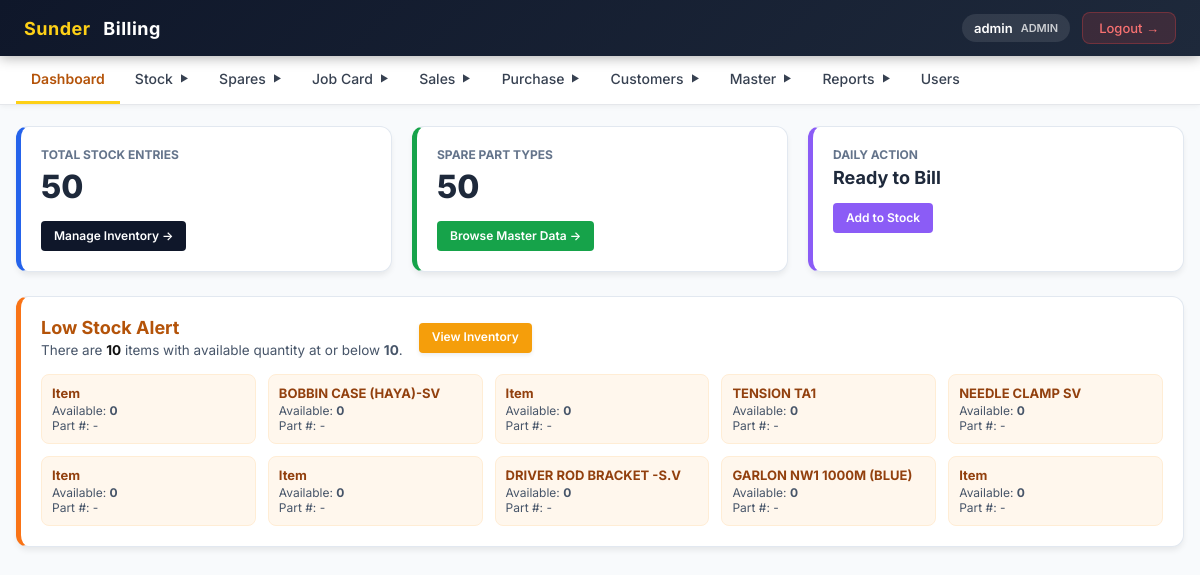
Screenshot of /login/dashboard.php (signed in) with the database file from the repository.
### tables this page shows
CREATE TABLE `stock` (
  `id` varchar(255) NOT NULL,
  `actualPricePerQty` float NOT NULL,
  `actualPricePerUnit` float NOT NULL,
  `availableQty` int NOT NULL,
  `barCode` varchar(255) DEFAULT NULL,
  `gstPercentage` float NOT NULL,
  `itemName` varchar(255) DEFAULT NULL,
  `quantity` int NOT NULL,
  `selled` bit(1) NOT NULL,
  `selledPricePerUnit` double NOT NULL,
  `sellingPricePerQty` float NOT NULL,
  `sellingPricePerUnit` float NOT NULL,
  `serialNo` varchar(255) DEFAULT NULL,
  `unit` int NOT NULL,
  `warrantyInMonths` int NOT NULL,
  `brand` bigint DEFAULT NULL,
  `machine` bigint DEFAULT NULL,
  `model` bigint DEFAULT NULL,
  `purchaseItem` bigint DEFAULT NULL,
  `spare` bigint DEFAULT NULL,
  PRIMARY KEY (`id`),
  KEY `FK17lg7477nvywgyva1qnfan255` (`brand`),
  KEY `FKdn32ck0k6jt4dg9t7vl28ba8u` (`machine`),
  KEY `FKh2407ud8pbmwnxo4q65xftumf` (`model`),
  KEY `FKeifebnupfgukc2oojtse960ii` (`purchaseItem`),
  KEY `FK316sfaegiisdk4bcna59ynqle` (`spare`),
  CONSTRAINT `FK17lg7477nvywgyva1qnfan255` FOREIGN KEY (`brand`) REFERENCES `brand` (`id`),
  CONSTRAINT `FK316sfaegiisdk4bcna59ynqle` FOREIGN KEY (`spare`) REFERENCES `spares` (`id`),
  CONSTRAINT `FKdn32ck0k6jt4dg9t7vl28ba8u` FOREIGN KEY (`machine`) REFERENCES `machine` (`id`),
  CONSTRAINT `FKeifebnupfgukc2oojtse960ii` FOREIGN KEY (`purchaseItem`) REFERENCES `purchaseitems` (`id`),
  CONSTRAINT `FKh2407ud8pbmwnxo4q65xftumf` FOREIGN KEY (`model`) REFERENCES `model` (`id`)
);

CREATE TABLE `spares` (
  `id` bigint NOT NULL AUTO_INCREMENT,
  `createdBy` varchar(255) DEFAULT NULL,
  `createdOn` datetime(6) DEFAULT NULL,
  `modifiedBy` varchar(255) DEFAULT NULL,
  `modifiedOn` datetime(6) DEFAULT NULL,
  `active` bit(1) NOT NULL,
  `partNo` varchar(255) DEFAULT NULL,
  `picture` varchar(255) DEFAULT NULL,
  `rackNumber` varchar(255) DEFAULT NULL,
  `spareName` varchar(255) DEFAULT NULL,
  PRIMARY KEY (`id`)
);

### login/dashboard.php (the view)
<?php
require_once("../config/db.php");
include("../includes/header.php");
$stockCount = mysqli_fetch_assoc(mysqli_query($conn, "SELECT COUNT(*) as c FROM stock"))['c'];
$spareCount = mysqli_fetch_assoc(mysqli_query($conn, "SELECT COUNT(*) as c FROM spares"))['c'];
$lowStockRes = mysqli_query($conn, "SELECT st.*, s.spareName FROM stock st LEFT JOIN spares s ON st.spare = s.id WHERE st.availableQty <= 10 ORDER BY st.availableQty ASC LIMIT 10");
$lowStockCount = $lowStockRes ? mysqli_num_rows($lowStockRes) : 0;
?>
<div class="erp-container">
    <div style="display: grid; grid-template-columns: repeat(auto-fit, minmax(260px, 1fr)); gap: 20px; margin-bottom: 24px;">
        <div class="erp-card" style="margin-bottom: 0; border-left: 5px solid #2563eb;">
            <h4 style="color:#64748b; font-size:12px; text-transform:uppercase; margin-bottom: 5px; font-weight:700;">Total Stock Entries</h4>
            <div style="font-size:32px; font-weight:800; color:#1e293b;"><?= number_format($stockCount) ?></div>
            <div style="margin-top: 15px;">
                <?php if (isset($_SESSION['role']) && $_SESSION['role'] === 'ADMIN'): ?>
                    <a href="../stock/list.php" class="btn-erp btn-erp-primary btn-erp-sm">Manage Inventory &rarr;</a>
                <?php endif; ?>
            </div>
        </div>
        <div class="erp-card" style="margin-bottom: 0; border-left: 5px solid #16a34a;">
            <h4 style="color:#64748b; font-size:12px; text-transform:uppercase; margin-bottom: 5px; font-weight:700;">Spare Part Types</h4>
            <div style="font-size:32px; font-weight:800; color:#1e293b;"><?= number_format($spareCount) ?></div>
            <div style="margin-top: 15px;">
                <?php if (isset($_SESSION['role']) && $_SESSION['role'] === 'ADMIN'): ?>
                    <a href="../spares/list_spare.php" class="btn-erp btn-erp-success btn-erp-sm">Browse Master Data &rarr;</a>
                <?php else: ?>
                    <span style="color:#64748b; font-size: 13px; font-weight: 600;">Admin only</span>
                <?php endif; ?>
            </div>
        </div>
        <div class="erp-card" style="margin-bottom: 0; border-left: 5px solid #8b5cf6;">
            <h4 style="color:#64748b; font-size:12px; text-transform:uppercase; margin-bottom: 5px; font-weight:700;">Daily Action</h4>
            <div style="font-size:18px; font-weight:700; color:#1e293b; margin-top:5px;">Ready to Bill</div>
            <div style="margin-top: 15px;">
                <?php if (isset($_SESSION['role']) && $_SESSION['role'] === 'ADMIN'): ?>
                    <a href="../stock/add_stock.php" class="btn-erp btn-erp-sm" style="background:#8b5cf6; color:white;">Add to Stock</a>
                <?php else: ?>
                    <span style="display:inline-block; background:#e2e8f0; color:#475569; padding: 6px 12px; border-radius: 6px; font-size: 12px; font-weight: 600;">Admin only</span>
                <?php endif; ?>
            </div>
        </div>
    </div>
    <?php if ($lowStockCount > 0): ?>
        <div class="erp-card" style="border-left: 5px solid #f97316;">
            <div style="display:flex; align-items:center; justify-space-between; gap:16px; flex-wrap:wrap; margin-bottom:16px;">
                <div>
                    <h3 style="margin:0 0 4px 0; color:#b45309; font-size:18px;">Low Stock Alert</h3>
                    <div style="color:#475569; font-size:13.5px;">There are <strong style="color:#111;"><?= $lowStockCount ?></strong> items with available quantity at or below <strong>10</strong>.</div>
                </div>
                <div>
                    <a href="../stock/list.php" class="btn-erp btn-erp-warning btn-erp-sm">View Inventory</a>
                </div>
            </div>
            <div style="display:grid; grid-template-columns:repeat(auto-fit, minmax(180px, 1fr)); gap:12px;">
                <?php while ($r = mysqli_fetch_assoc($lowStockRes)): ?>
                    <div style="padding:10px; border-radius:8px; background:#fff7ed; border:1px solid #ffedd5;">
                        <div style="font-weight:700; color:#92400e; font-size:13px;"><?= htmlspecialchars($r['spareName'] ?? 'Item') ?></div>
                        <div style="font-size:12px; color:#475569; margin-top:2px;">Available: <strong><?= (int) $r['availableQty'] ?></strong></div>
                        <div style="font-size:12px; color:#475569;">Part #: <?= htmlspecialchars($r['partNo'] ?? '-') ?></div>
                    </div>
                <?php endwhile; ?>
            </div>
        </div>
    <?php endif; ?>
</div>
<?php include("../includes/footer.php"); ?>

### includes/common_erp.css (style rules this page uses)
:root { --erp-primary: #0f172a; --erp-primary-hover: #1e293b; --erp-secondary: #64748b; --erp-secondary-hover: #475569; --erp-accent: #FDD017; --erp-accent-hover: #eab308; --erp-success: #16a34a; --erp-success-hover: #15803d; --erp-warning: #f59e0b; --erp-warning-hover: #d97706; --erp-danger: #ef4444; --erp-danger-hover: #dc2626; --erp-dark: #1e293b; --erp-dark-hover: #0f172a; --erp-bg: #f8fafc; --erp-card-bg: #ffffff; --erp-subtle-bg: #f1f5f9; --erp-border: #e2e8f0; --erp-border-input: #cbd5e1; --erp-border-dark: #94a3b8; --erp-text-main: #1e293b; --erp-text-muted: #64748b; --erp-text-light: #94a3b8; --erp-font: 'Inter', system-ui, -apple-system, BlinkMacSystemFont, "Segoe UI", Roboto, sans-serif; --erp-radius-sm: 4px; --erp-radius-md: 6px; --erp-radius-lg: 8px; --erp-radius-xl: 12px; --erp-shadow-sm: 0 1px 3px rgba(0, 0, 0, 0.05); --erp-shadow-md: 0 4px 6px -1px rgba(0, 0, 0, 0.08); --erp-shadow-lg: 0 10px 25px -5px rgba(0, 0, 0, 0.05); }
*, *::before, *::after { box-sizing: border-box !important; }
html { width: 100% !important; max-width: 100% !important; margin: 0; padding: 0; overflow-x: hidden !important; -webkit-text-size-adjust: 100%; }
body { width: 100% !important; max-width: 100% !important; margin: 0; padding: 0; overflow-x: hidden !important; background-color: var(--erp-bg) !important; font-family: var(--erp-font) !important; color: var(--erp-text-main) !important; }
.erp-container, .page-wrapper, .container-box, .container, .app-container { width: 100% !important; max-width: 1360px; margin: 0 auto; padding: 20px; box-sizing: border-box; min-height: calc(100vh - 110px); }
.btn-erp, .btn, .btn-top, .prime-btn { display: inline-flex; align-items: center; justify-content: center; gap: 6px; padding: 8px 16px; border-radius: var(--erp-radius-md); font-size: 13px; font-weight: 600; text-decoration: none; border: 1px solid transparent; cursor: pointer; transition: all 0.15s ease-in-out; box-sizing: border-box; font-family: inherit; line-height: 1.2; min-height: 36px; }
.btn-erp-primary, .btn-blue, .btn-primary { background: var(--erp-primary); color: #ffffff !important; }
.btn-erp-success, .btn-green, .btn-success { background: var(--erp-success); color: #ffffff !important; }
.btn-erp-warning, .btn-warning, .btn-yellow { background: var(--erp-warning); color: #ffffff !important; box-shadow: 0 2px 4px rgba(0,0,0,0.08); }
.btn-erp-sm, .btn-sm { padding: 5px 12px; font-size: 12px; min-height: 30px; border-radius: var(--erp-radius-sm); }
.erp-card, .card, .po-card { background: #ffffff; border-radius: var(--erp-radius-xl); box-shadow: var(--erp-shadow-md); padding: 20px; border: 1px solid var(--erp-border); margin-bottom: 20px; box-sizing: border-box; }
@media (max-width: 1280px) { .erp-container, .page-wrapper, .container-box, .container { padding: 16px; } }

### includes/header.php (style rules this page uses)
* { box-sizing: border-box; margin: 0; padding: 0; }
body { font-family: 'Inter', Arial, sans-serif; background: #f4f6f9; padding-top: 110px; padding-bottom: 20px; }

### rows the page displays
stock: spareName "Item", availableQty "0", partNo "-"
stock: spare.spareName "BOBBIN CASE (HAYA)-SV", availableQty "0", partNo "-"
stock: spareName "Item", availableQty "0", partNo "-"
stock: spare.spareName "TENSION TA1", availableQty "0", partNo "-"
stock: spare.spareName "NEEDLE CLAMP SV", availableQty "0", partNo "-"
stock: spareName "Item", availableQty "0", partNo "-"
stock: spareName "Item", availableQty "0", partNo "-"
stock: spare.spareName "DRIVER ROD BRACKET -S.V", availableQty "0", partNo "-"
stock: spare.spareName "GARLON NW1 1000M (BLUE)", availableQty "0", partNo "-"
stock: spareName "Item", availableQty "0", partNo "-"

### other values shown
$_SESSION['username'] "admin"
$_SESSION['role'] "ADMIN"
$stockCount "50"
$spareCount "50"
$lowStockCount "10"
